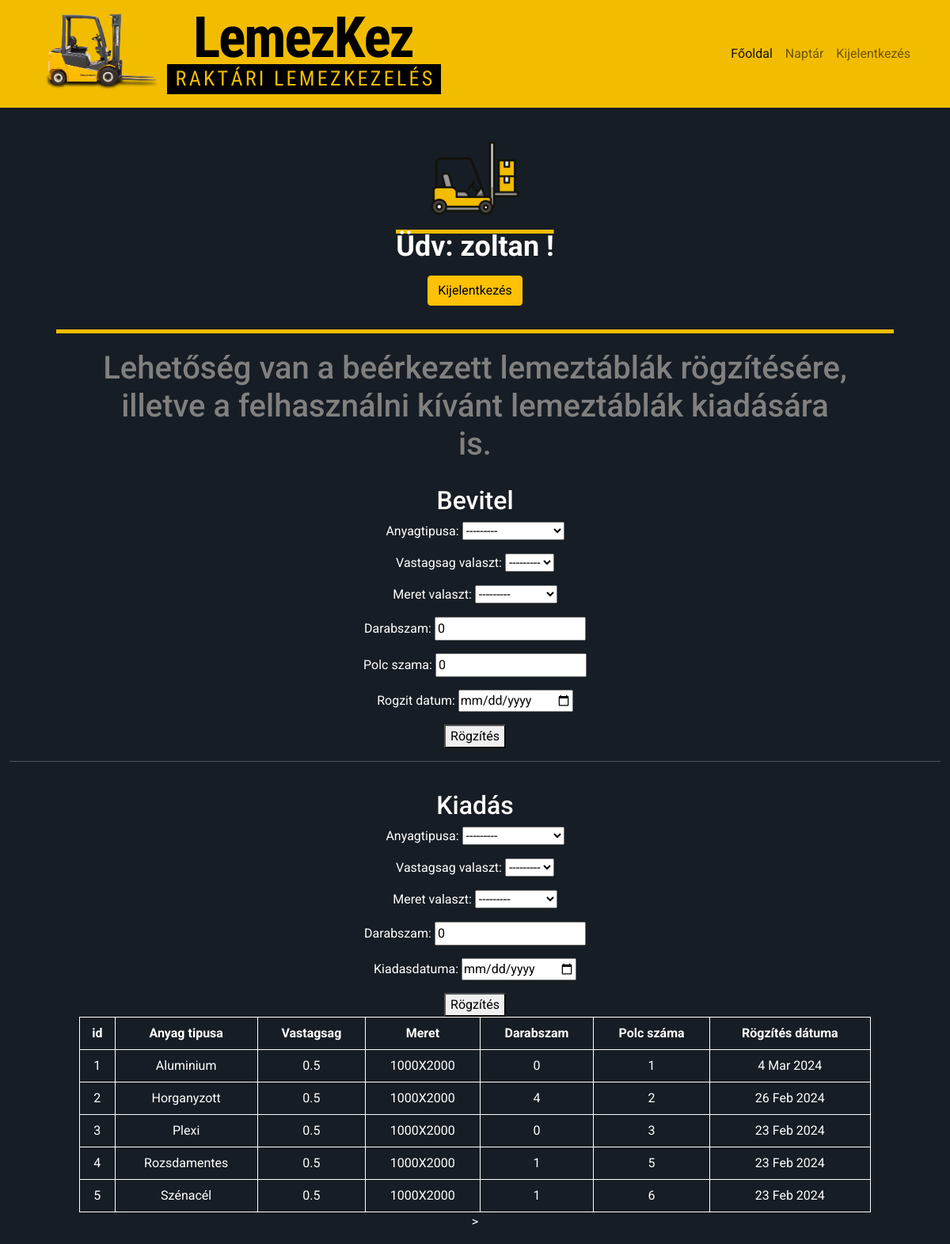
The app's page /raktar/ (signed in) with its own data.
### raktar_app/models.py (models this page shows, shortened)
class CustomUser(AbstractUser):
     raktaros = models.BooleanField(default=False)
     lezervago = models.BooleanField(default=False)

class Alapanyag(models.Model):
     anyagtipus = [
                        ("Aluminium" , "Aluminium"),
                        ("Horganyzott" , "Horganyzott"),
                        ("Plexi", "Plexi"),
                        ("Rozsdamentes","Rozsdamentes"),
                        ("Szénacél", "Szénacél") ]
     anyagtipusa= models.CharField(max_length = 20 ,choices = anyagtipus)
     vastagsag = [("0.5", "0.5"),
                  ("1.0", "1.0"),
                  ("1,5", "1,5"),
                  ("2.0", "2.0"),
                  ("2,5", "2,5")]
     vastagsag_valaszt = models.CharField(max_length = 10, choices = vastagsag)
     meret = [("1000X2000", "1000X2000"),
              ("1250X2500", "1250X2000"),
              ("1500X3000", "1500X3000"),
              ]
     meret_valaszt = models.CharField(max_length =30, choices = meret)
     darabszam = models.PositiveIntegerField(default=0)
     polc_szama = models.PositiveIntegerField(default=0)
     rogzit_datum = models.DateField()
     kiadasdatuma = models.DateTimeField()

### raktar_app/views.py (the view, shortened to what this page needs)
# urls.py: path('raktar/' ,views.bevitel_kiadas, name='raktar'),
def bevitel_kiadas( request):
     bevform = BevitelForm()
     kiform = KiadasForm()
     alapanyagok_lista = Alapanyag.objects.all()
     return render(request, 'raktar.html', { 'object_list':alapanyagok_lista,
                                            'bevform': bevform,
                                            'kiform': kiform })

### raktar_app/forms.py
class BevitelForm(forms.ModelForm):
    class Meta:
        DATE_FORMATS = ['%Y-%m-%d']
        model = Alapanyag
        fields = ('anyagtipusa',
                  'vastagsag_valaszt',
                  'meret_valaszt',
                  'darabszam',
                  'polc_szama',
                  'rogzit_datum' )
        widgets={'rogzit_datum': forms.DateInput(attrs={"type": "date"}, format = "%Y-%m-%d" )}

class KiadasForm(forms.ModelForm):
    class Meta:
        DATE_FORMATS = ['%Y-%m-%d']
        model = Alapanyag
        fields = ('anyagtipusa',
                  'vastagsag_valaszt',
                  'meret_valaszt',
                  'darabszam',
                  'kiadasdatuma' )
        widgets={'kiadasdatuma': forms.DateInput(attrs={"type": "date"}, format = "%Y-%m-%d" )}

### templates/raktar.html (shortened to what this page needs)
{% load static %}
<!DOCTYPE html>
<html lang="hu">
<head>
    <link href="https://cdn.jsdelivr.net/npm/bootstrap@5.0.2/dist/css/bootstrap.min.css" rel="stylesheet"
>
    <link rel="stylesheet" href="{% static 'css/raktar.css' %}">
</head>
<body>
    <nav class="navbar navbar-expand-lg navbar-light">
        <div class="container">
            <a class="navbar-logo1" href=""><img src="/static/pictures/lemezkez-logo-navbar-forklift.png"
                    alt="LemezKez Logó" title="LemezKez Logója">
                <a class="navbar-logo2" href=""><img src="/static/pictures/lemezkez-logo-navbar.png" alt="LemezKez Logó"
                        title="LemezKez Logója">
                    <div class="collapse navbar-collapse" id="navbarNav">
                        <ul class="navbar-nav ms-auto">
                            <li class="nav-item">
                                <a class="nav-link active" aria-current="page" href="http://127.0.0.1:8000/">Főoldal</a>
                            </li>
                            <li class="nav-item">
                                <a class="nav-link" href="http://127.0.0.1:8000/naptar">Naptár</a>
                            </li>
                            <li class="nav-item">
                                <a class="nav-link" href="http://127.0.0.1:8000/login">Kijelentkezés</a>
                            </li>
                        </ul>
                    </div>
        </div>
    </nav>
    <div id="kozepre" class="container-fluid">
        <img class="warning-pics" src="/static/pictures/user_icon_raktaros-feher.png" alt="raktáros felhasználói ikon" title="raktáros felhasználói ikon">
        {% if user.is_authenticated and user.raktaros == True %}
        <div class="loggedin">
            <span> Üdv: {{user.username}} !</span>
        </div>
        <form action="{% url 'logout' %}" method="post">
            <div class="form-group" id="kijelentkezesGomb"><button class="btn btn-block btn btn-warning"
                    type="submit">Kijelentkezés</button></div>
        </form>
    </div>
    <div id="kozepre" class="container-fluid">
        <div class="sarga-csik"></div>
        <h1>Lehetőség van a beérkezett lemeztáblák rögzítésére, illetve a felhasználni kívánt lemeztáblák kiadására is.</h1>
        <div class="raktarcontainer">
            <div class="raktaroldalsav">
                <form method="POST">
                    <h2>Bevitel</h2>
                    {{bevform.as_p}}
                    <button name="bevitel" type="submit">Rögzítés</button>
                </form>
                <hr>
                <form method="POST">
                    <h2>Kiadás</h2>
                    {{kiform.as_p}}
                    <button name="kiad" type="submit">Rögzítés</button>
                </form>
            </div>
            <div class="raktartartalom">
                <table>
                    <tr>
                        <th>id</th>
                        <th>Anyag tipusa</th>
                        <th>Vastagsag</th>
                        <th>Meret</th>
                        <th>Darabszam</th>
                        <th>Polc száma</th>
                        <th>Rögzítés dátuma</th>
                    </tr>
                    {% for adatok in object_list%}
                    <tr>
                        <td>{{adatok.id}}</td>
                        <td>{{adatok.anyagtipusa}}</td>
                        <td>{{adatok.vastagsag_valaszt}}</td>
                        <td>{{adatok.meret_valaszt}}</td>
                        <td>{{adatok.darabszam}}</td>
                        <td>{{adatok.polc_szama}}</td>
                        <td>{{adatok.rogzit_datum}}</td>
                    </tr>
                    {% endfor %}
                </table>
            </div>>
        </div>
        {%endif%}
</body>
</html>

### static/css/raktar.css (style rules this page uses)
body { font-family: 'Roboto', sans-serif; background-color: #161D24; color: white; }
p { color: white; text-align: center; }
.navbar { background-color: #F2BD00; }
.navbar-logo1 img { max-height: 120px; height: auto; margin-right: 10px; }
.navbar-logo2 img { max-height: 110px; height: auto; margin-right: 10px; }
#kozepre { margin-top: 30px; align-items: center; text-align: center; font-family: 'Roboto', sans-serif; }
table { margin-top: 20px; padding-bottom: 50px; margin: 0 auto; border-collapse: collapse; width: 85%; padding-top: 50px; }
th, td { border: 1px solid white; padding: 8px; }
h1 { max-width: 80%; text-align: center; color: grey; margin-left: auto; margin-right: auto; }
h2 { padding-top: 20px; text-align: center; color: white; margin-left: auto; margin-right: auto; }
.warning-pics { max-width: 10%; }
.loggedin { font-weight: bold; color: white; font-size: 18px; font-family: 'Roboto'; }
span { font-family: 'Roboto'; font-size: 2em; transform: translate(-70%, -70%); background-image: radial-gradient(#F2BD00, #F2BD00); background-size: 100% 5px; background-repeat: no-repeat; background-position: 100% 0%; transition: background-size .5s, background-position .5s ease-in-out; }
.sarga-csik { margin-top: 25px; margin-bottom: 20px; margin-left: auto; margin-right: auto; width: 90%; height: 5px; background-color: #f2bd00; }
#kijelentkezesGomb { margin-top: 10px; }

### records on screen
CustomUser: username "zoltan"
Alapanyag: id "1", anyagtipusa "Aluminium", vastagsag_valaszt "0.5", meret_valaszt "1000X2000", darabszam "0", polc_szama "1", rogzit_datum "4 Mar 2024"
Alapanyag: id "2", anyagtipusa "Horganyzott", vastagsag_valaszt "0.5", meret_valaszt "1000X2000", darabszam "4", polc_szama "2", rogzit_datum "26 Feb 2024"
Alapanyag: id "3", anyagtipusa "Plexi", vastagsag_valaszt "0.5", meret_valaszt "1000X2000", darabszam "0", polc_szama "3", rogzit_datum "23 Feb 2024"
Alapanyag: id "4", anyagtipusa "Rozsdamentes", vastagsag_valaszt "0.5", meret_valaszt "1000X2000", darabszam "1", polc_szama "5", rogzit_datum "23 Feb 2024"
Alapanyag: id "5", anyagtipusa "Szénacél", vastagsag_valaszt "0.5", meret_valaszt "1000X2000", darabszam "1", polc_szama "6", rogzit_datum "23 Feb 2024"
